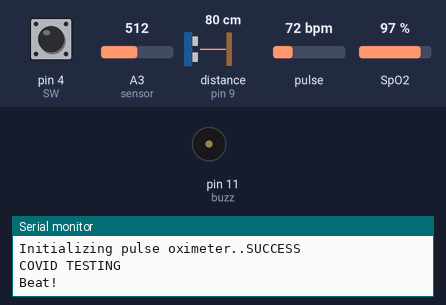
Bench run of a sketch on a simulated Arduino Uno, built with avr-gcc and run on an emulated ATmega328P. On the bench: buzzer (waves = sounding, pin HIGH), the last lines printed to the serial monitor. The test bench sets the inputs (shaded band); at power-on: distance to the obstacle (sensor on pin 9) 80 cm, pin 4 (SW) HIGH, A3 (sensor) = 512, pulse 72 bpm, SpO2 97 %. The echo pulse lasts 58.3 µs per cm; pins used as bus, display or sensor lines are not drawn.

Above: at 1.2 s.
1.3 s: distance to the obstacle (sensor on pin 9) set to 22 cm
11.2 s: distance to the obstacle (sensor on pin 9) set to 19 cm
At 22.8 s:
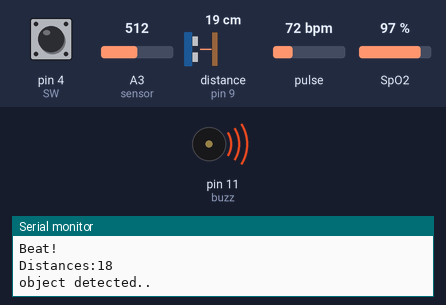
55.7 s: distance to the obstacle (sensor on pin 9) set to 2 cm
Timing chart, 0 to 70.7 s (numbered marks = the images above; inputs shaded):
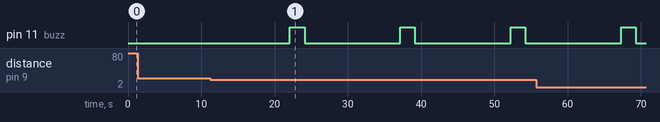

Measured:
- the behaviour switches between 21 and 20 cm on distance to the obstacle (sensor on pin 9) (found by bisection; images 0 and 1)
- after the input at 11.2 s, pin 11 (buzz): alternates HIGH for 2.0 s and LOW for 13.1 s, starting after 10.9 s

The sketch:

Covid-19.ino
```cpp
#include <TinyGPS++.h>
#include <SoftwareSerial.h>
/* Create object named bt of the class SoftwareSerial */
SoftwareSerial GPS_SoftSerial(6, 5);/* (Rx, Tx) */
/* Create an object named gps of the class TinyGPSPlus */
TinyGPSPlus gps;
long duration;
int distance;


#include <Wire.h>
#include "MAX30100_PulseOximeter.h"

#define REPORTING_PERIOD_MS     2000
// unsigned long temp=0;

int triPin = 8;
int echoPin = 9;
//long microsecondsToCentimeters(long microseconds);


PulseOximeter pox;

uint32_t tsLastReport = 0;
float tempc;
float vout;
const int sensor = A3;
const int SW=4;
int pins=12;
int buzz=11;
// Callback (registered below) fired when a pulse is detected
void onBeatDetected()
{
    Serial.println("Beat!");
}

void setup()
{
  //Serial.begin(9600); /* Define baud rate for serial communication */
  GPS_SoftSerial.begin(9600);
    Serial.begin(9600);
 pinMode(SW,INPUT_PULLUP);
 pinMode(pins,INPUT);
 pinMode(buzz,OUTPUT);
 pinMode(triPin,OUTPUT);
pinMode(echoPin,INPUT);

 digitalWrite(buzz,LOW);
 Serial.print("Initializing pulse oximeter..");

    if (!pox.begin()) {
        Serial.println("FAILED");
        for(;;);
    } else {
        Serial.println("SUCCESS");
        Serial.println("COVID TESTING");
    }


    pox.setOnBeatDetectedCallback(onBeatDetected);


}

void loop()
{

//if(digitalRead(pins)==LOW)
//{
//  Serial.println("$Band Removed#");
//  delay(1000);
//
//}
////else
////{
////
////Serial.print("Initializing pulse oximeter..");
////
////    if (!pox.begin()) {
////        Serial.println("FAILED");
////        for(;;);
////    } else {
////        Serial.println("SUCCESS");
////        Serial.println("COVID TESTING");
////    }
////
////
////    pox.setOnBeatDetectedCallback(onBeatDetected);
  int i=0;
  while(i<20000)
  {
    pox.update();
    if (millis() - tsLastReport > REPORTING_PERIOD_MS) {
        Serial.print("$ HEARTRATE: ");
        Serial.print(pox.getHeartRate());
        //Serial.println("mm Hg");
        Serial.println("#");
       Serial.print("$ SPO2:");
        Serial.print(pox.getSpO2());
        Serial.println("#");

        if(pox.getHeartRate()>120)
        {
          Serial.println("$ HEARTBEAT IS HIGH #");
         // delay(2000);
        }
        if(pox.getSpO2()<90)
        {
          Serial.println("$ OXIDE_LEVEL IS LOW #");
         // delay(2000);
        }
        tsLastReport = millis();
    }
    i++;
}
//HEART_BEAT_MONITOR();
uv_reading1();
TEMP_MONITOR();

serialEvent();

}
void TEMP_MONITOR()
{
 // serialEvent();
   // tempc=vout;
    vout=analogRead(sensor);
    vout=(vout*500)/1023;
    tempc=vout;

    Serial.print("$TEMP:");
    Serial.print(tempc);
    Serial.println("C#");
    delay(2000);

    if(tempc>40)
    {
      Serial.println("$MORE TEMPERATURE#");
    }
    else if (tempc<35)
    {
      Serial.println("$LESS TEMPERATURE#");
    }
    else
    {
      Serial.println("$NORMAL TEMPERATURE#");
    }
    setup();
}

void serialEvent()
{


  if(digitalRead(SW)==LOW)
  {
    Serial.println("EMERGENCY...");
    Serial.println("$EMERGENCY...#");
    delay(2000);
//    Manual();
    GPS();

   }


  }
void GPS()
{
  smartDelay(1000); /* Generate precise delay of 1ms */
        unsigned long start;
        double lat_val, lng_val, alt_m_val;
       // uint8_t hr_val, min_val, sec_val;
        bool loc_valid, alt_valid, time_valid;
        lat_val = gps.location.lat(); /* Get latitude data */
        loc_valid = gps.location.isValid(); /* Check if valid location data is available */
        lng_val = gps.location.lng(); /* Get longtitude data */
        alt_m_val = gps.altitude.meters();  /* Get altitude data in meters */
        alt_valid = gps.altitude.isValid(); /* Check if valid altitude data is available */
//        hr_val = gps.time.hour(); /* Get hour */
//        min_val = gps.time.minute();  /* Get minutes */
//        sec_val = gps.time.second();  /* Get seconds */
        time_valid = gps.time.isValid();  /* Check if valid time data is available */
        if (!loc_valid)
        {
          Serial.print("Latitude : ");
          Serial.println("*****");
          Serial.print("Longitude : ");
          Serial.println("*****");
        }
        else
        {
        //  DegMinSec(lat_val);
          Serial.print("Latitude in Decimal Degrees : ");
          Serial.println(lat_val, 8);

        //  DegMinSec(lng_val); /* Convert the decimal degree value into degrees minutes seconds form */
          Serial.print("Longitude in Decimal Degrees : ");
          Serial.println(lng_val, 8);


String one = "PERSON LOCATION AT:https://www.google.com/maps/?q=";
    String two = "," ;
    String message = one +lat_val +two + lng_val;

    int str_len = message.length() + 1;
    char textmessage[str_len];
    message.toCharArray(textmessage,str_len);
    Serial.println(textmessage);
    delay(3000); // wait for 3 seconds
      Serial.println(textmessage);
        Serial.print("$T");
        Serial.print(textmessage);
        Serial.println("#");
        }
        if (!alt_valid)
        {
        //  Serial.print("Altitude : ");
          Serial.println("*****");
        }
        else
        {
       //   Serial.print("Altitude : ");
          Serial.println(alt_m_val, 6);
        }
        if (!time_valid)
        {
        //  Serial.print("Time : ");
          Serial.println("*****");
        }
        else
        {
//          char time_string[32];
//          sprintf(time_string, "Time : %02d/%02d/%02d \n", hr_val, min_val, sec_val);
//         // Serial.print(time_string);
        }


}

static void smartDelay(unsigned long ms)
{
  unsigned long start = millis();
  do
  {
    while (GPS_SoftSerial.available())  /* Encode data read from GPS while data is available on serial port */
      gps.encode(GPS_SoftSerial.read());
/* Encode basically is used to parse the string received by the GPS and to store it in a buffer so that information can be extracted from it */
  } while (millis() - start < ms);
}

//void DegMinSec( double tot_val)   /* Convert data in decimal degrees into degrees minutes seconds form */
//{
//  degree = (int)tot_val;
//  minutes = tot_val - degree;
//  seconds = 60 * minutes;
//  minutes = (int)seconds;
//  mins = (int)minutes;
//  seconds = seconds - minutes;
//  seconds = 60 * seconds;
//  secs = (int)seconds;
//}

void uv_reading1()
{
  digitalWrite(triPin, LOW);
  delayMicroseconds(2);
  digitalWrite(triPin, HIGH);
  delayMicroseconds(10);
  digitalWrite(triPin,LOW);
  duration=pulseIn(echoPin, HIGH);
  distance=duration*0.034/2;
  Serial.print("Distances:");
  Serial.println(distance);
  delay(1000);
if(distance<20)
{
  Serial.println("object detected..");
  digitalWrite(buzz,HIGH);
  delay(2000);
  digitalWrite(buzz,LOW);
  delay(1000);
}
}
```
